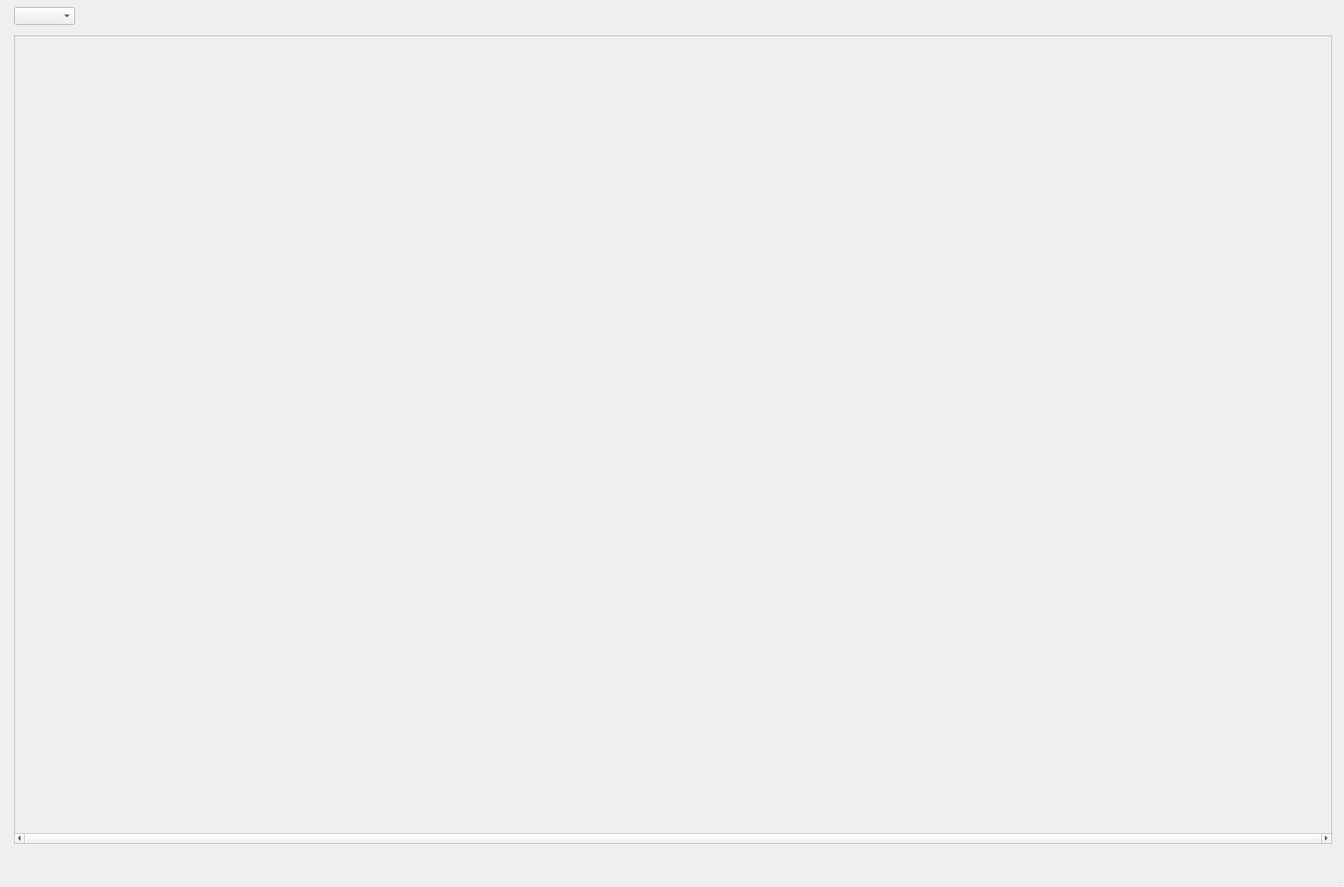
<?xml version="1.0" encoding="UTF-8"?>
<ui version="4.0">
 <class>MainWindow</class>
 <widget class="QMainWindow" name="MainWindow">
  <property name="geometry">
   <rect>
    <x>0</x>
    <y>0</y>
    <width>1898</width>
    <height>1252</height>
   </rect>
  </property>
  <property name="windowTitle">
   <string>MainWindow</string>
  </property>
  <widget class="QWidget" name="centralwidget">
   <widget class="QScrollArea" name="scrollArea">
    <property name="geometry">
     <rect>
      <x>20</x>
      <y>50</y>
      <width>1861</width>
      <height>1141</height>
     </rect>
    </property>
    <property name="verticalScrollBarPolicy">
     <enum>Qt::ScrollBarAlwaysOff</enum>
    </property>
    <property name="horizontalScrollBarPolicy">
     <enum>Qt::ScrollBarAlwaysOn</enum>
    </property>
    <property name="widgetResizable">
     <bool>true</bool>
    </property>
    <widget class="MapView" name="mapView">
     <property name="geometry">
      <rect>
       <x>0</x>
       <y>0</y>
       <width>1859</width>
       <height>1125</height>
      </rect>
     </property>
    </widget>
   </widget>
   <widget class="QComboBox" name="comboBox">
    <property name="geometry">
     <rect>
      <x>20</x>
      <y>10</y>
      <width>86</width>
      <height>25</height>
     </rect>
    </property>
   </widget>
  </widget>
  <widget class="QMenuBar" name="menubar">
   <property name="geometry">
    <rect>
     <x>0</x>
     <y>0</y>
     <width>1898</width>
     <height>22</height>
    </rect>
   </property>
  </widget>
  <widget class="QStatusBar" name="statusbar"/>
 </widget>
 <customwidgets>
  <customwidget>
   <class>MapView</class>
   <extends>QWidget</extends>
   <header>MapView.h</header>
   <container>1</container>
  </customwidget>
 </customwidgets>
 <resources/>
 <connections/>
</ui>
